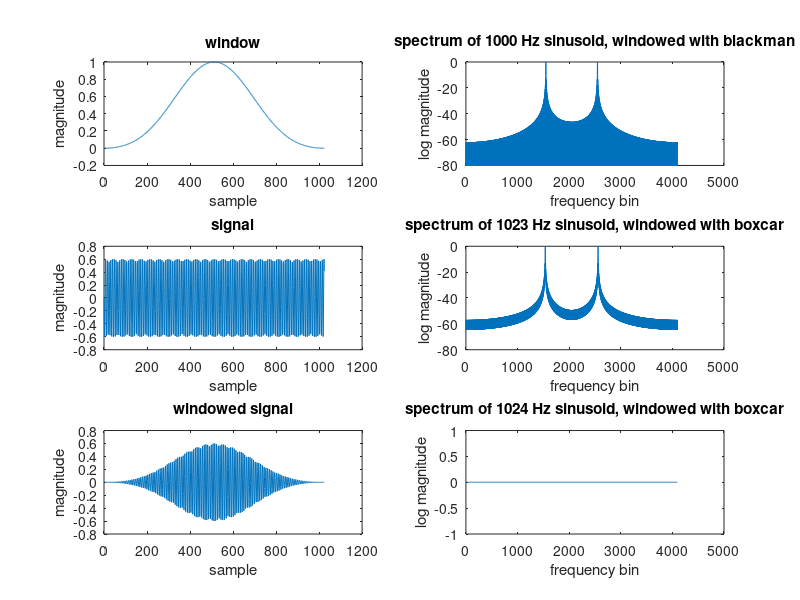

Reproduce this figure in MATLAB.
N = 1024; % window length
w = (.42 - .5*cos(2*pi*(0:N-1)/(N-1)) + .08*cos(4*pi*(0:N-1)/(N-1)));
% Blackman window

fs = 8192;
t = [0:N-1];
x = 0.6 * cos(0.25 * 2 * pi + (t .* (1000 * 2 * pi)) ./ fs);

size(w)
size(x)

wx = x .* w;

subplot(3,2,1);
plot(w);
title('window');
xlabel('sample');
ylabel('magnitude');

subplot(3,2,3);
plot(x);
title('signal');
xlabel('sample');
ylabel('magnitude');

subplot(3,2,5);
plot(wx);
title('windowed signal');
xlabel('sample');
ylabel('magnitude');

s = fft(x, 4*N);
subplot(3,2,2);
plot(20 * log10(abs(fftshift(s ./ max(abs(s))))));
title('spectrum of 1000 Hz sinusoid, windowed with blackman');
ylim([-80 0]);
xlabel('frequency bin');
ylabel('log magnitude');

w2 = boxcar(N);
x2 = 0.6 * cos(0.25 * 2 * pi + (t .* (1023 * 2 * pi)) ./ fs);
x3 = 0.6 * cos(0.25 * 2 * pi + (t .* (1024 * 2 * pi)) ./ fs);

s = fft(x2, 4*N);
subplot(3,2,4);
plot(20 * log10(abs(fftshift(s ./ max(abs(s))))));
title('spectrum of 1023 Hz sinusoid, windowed with boxcar');
ylim([-80 0]);
xlabel('frequency bin');
ylabel('log magnitude');

s = fft(3, 4*N);
subplot(3,2,6);
plot(20 * log10(abs(fftshift(s ./ max(abs(s))))));
title('spectrum of 1024 Hz sinusoid, windowed with boxcar');
xlabel('frequency bin');
ylabel('log magnitude');
